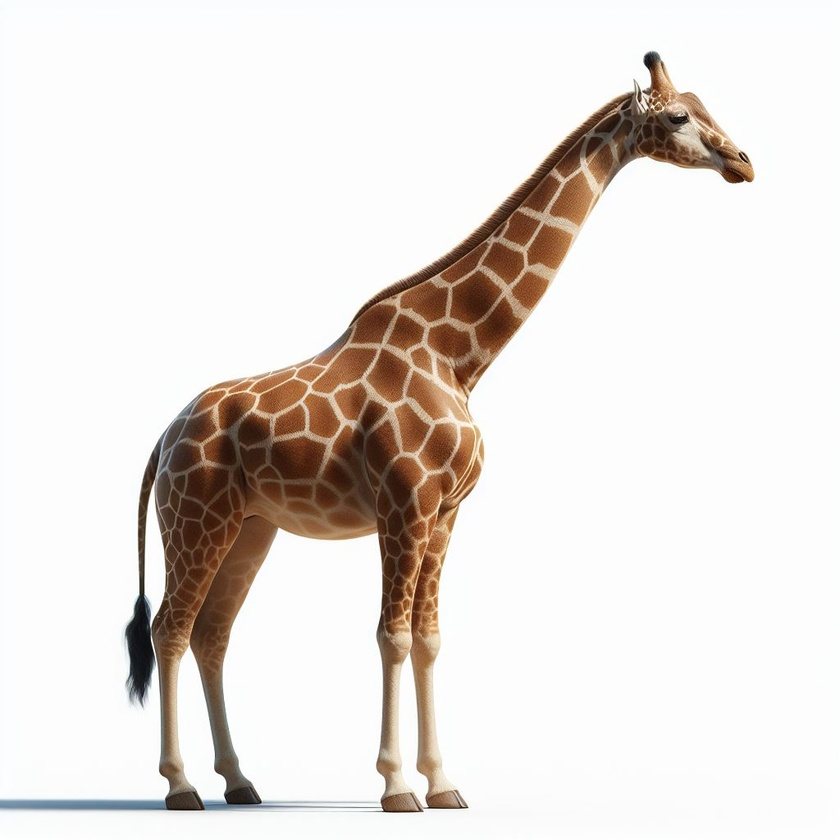
#> input picture imagens/GIRAFA.jpeg, 840 x 840 px, shrunk from 1024 x 1024 before the run
$ python main.py
#> lines starting #> are read from the running program, lines starting #| are printed output that depends on the picture; after the words box and inside, x2 and y2 are one past the last pixel; in counts of white or black regions, pixels touching at a corner belong together
import numpy as np
import cv2
import matplotlib.pyplot as plt

def processar_imagem(caminho_imagem, nome_saida):
    """
    Processa uma imagem e gera a versão final com bordas em vermelho
    """
#> called with caminho_imagem = './imagens/GIRAFA.jpeg', nome_saida = 'girafa'
    # Carregar a imagem
    img = cv2.imread(caminho_imagem)
#> img is the input picture: shape (840, 840, 3); mean B, G, R 219.7, 224, 230
    if img is None:
        print(f"ERRO: Não foi possível carregar {caminho_imagem}")
        return None

    img_rgb = cv2.cvtColor(img, cv2.COLOR_BGR2RGB)

    # Converter para escala de cinza
    img_gray = cv2.cvtColor(img_rgb, cv2.COLOR_RGB2GRAY)
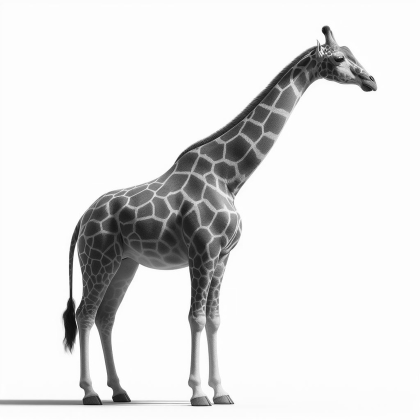
#> img_gray: shape (840, 840) (shown at 1/2 size); min 1, max 255, mean 225.3

    # Aplicar filtro de suavização
    kernel_size = 5
    img_blur = cv2.blur(img_gray, ksize=(kernel_size, kernel_size))

    # Obter valor máximo para calcular thresholds
    a = img_blur.max()
#> a = 255

    # Detecção de bordas com Canny
    threshold1 = a / 2
#> threshold1 = 127.5
    threshold2 = a / 2
#> threshold2 = 127.5
    edges = cv2.Canny(image=img_blur, threshold1=threshold1, threshold2=threshold2)
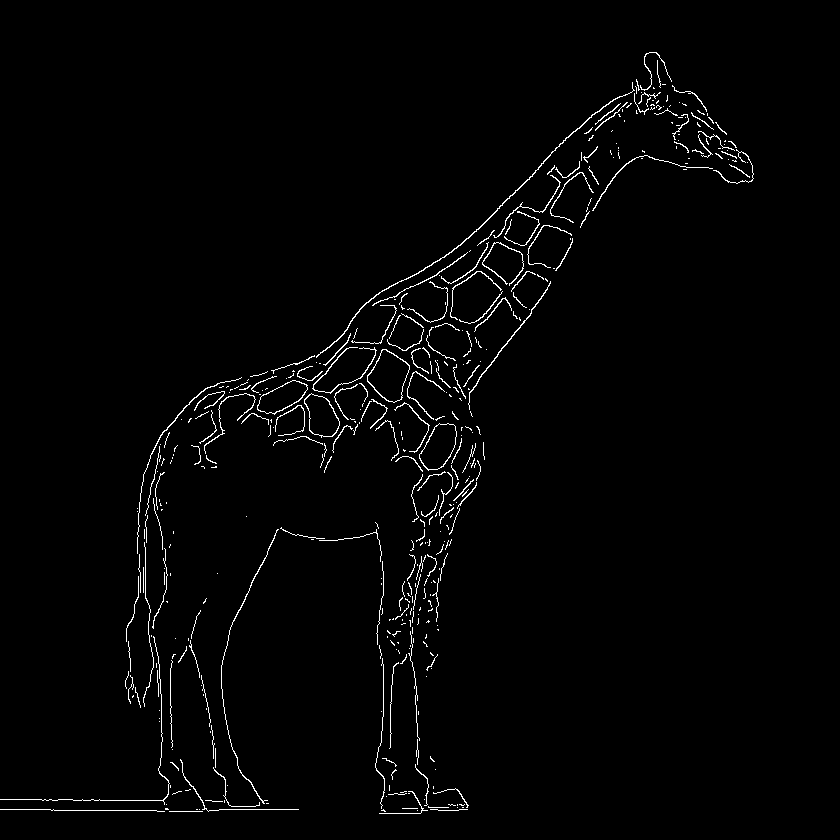
#> edges: shape (840, 840); 1.7% white in thin lines or dots, all inside (x1, y1, x2, y2) = (0, 52, 754, 814)

    # Criar imagem de saída com bordas em vermelho
    img_output = img_rgb.copy()
    img_output[edges == 255] = [255, 0, 0]
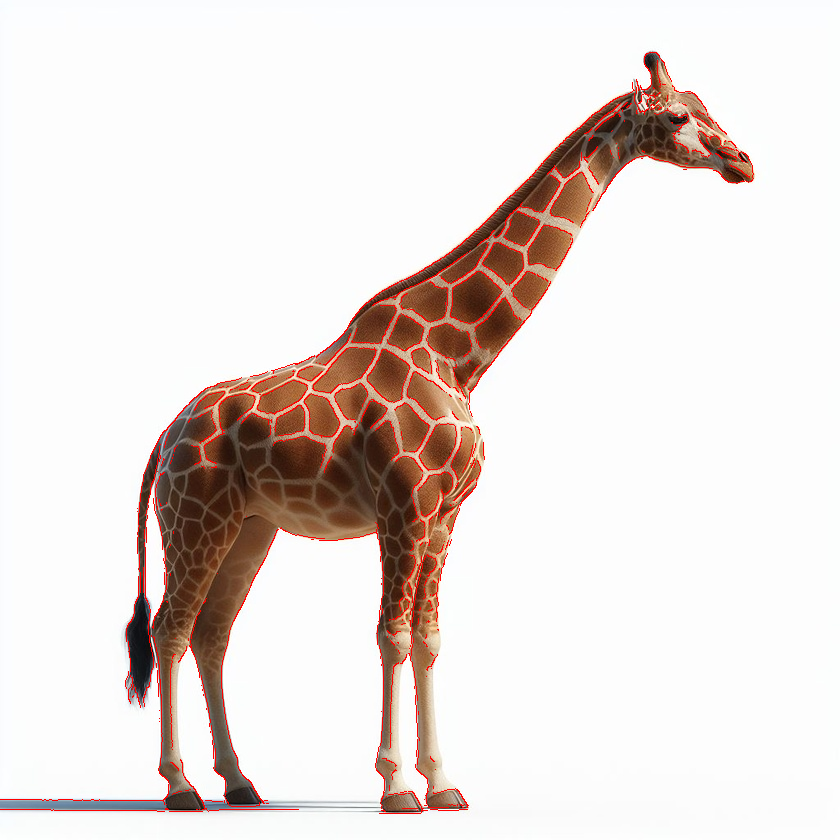
#> img_output: shape (840, 840, 3); mean R, G, B 231.5, 221.8, 217.8

    # Estatísticas
    num_pixels_borda = np.sum(edges == 255)
#> num_pixels_borda = 11817
    percentual = 100 * num_pixels_borda / edges.size
#> percentual = 1.67

    # Criar figura com 4 etapas do processamento (2x2)
    fig, axes = plt.subplots(2, 2, figsize=(14, 10))

    # Imagem original
    axes[0, 0].imshow(img_rgb)
    axes[0, 0].set_title('Imagem Original', fontsize=12, fontweight='bold')
    axes[0, 0].axis('off')

    # Escala de cinza
    axes[0, 1].imshow(img_gray, cmap='gray')
    axes[0, 1].set_title('Escala de Cinza', fontsize=12, fontweight='bold')
    axes[0, 1].axis('off')

    # Bordas detectadas
    axes[1, 0].imshow(edges, cmap='gray')
    axes[1, 0].set_title('Bordas Detectadas (Canny)', fontsize=12, fontweight='bold')
    axes[1, 0].axis('off')

    # Resultado final
    axes[1, 1].imshow(img_output)
    axes[1, 1].set_title('Bordas em Vermelho', fontsize=12, fontweight='bold')
    axes[1, 1].axis('off')

    plt.tight_layout()
    plt.savefig(f'{nome_saida}_processamento.png', dpi=300, bbox_inches='tight')
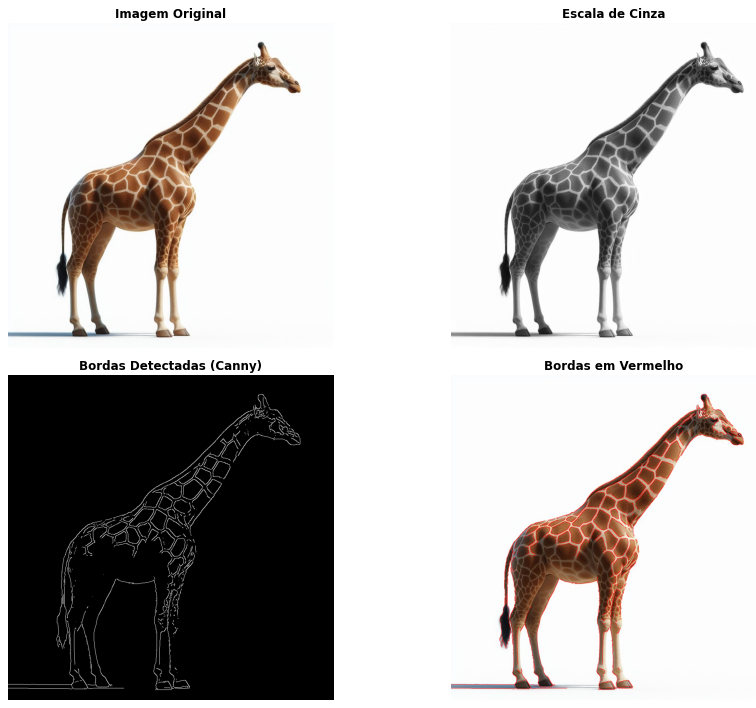
#> figure drawn by matplotlib, 4 panels
    plt.close()

    # Criar figura comparativa (Original vs Resultado)
    fig, axes = plt.subplots(1, 2, figsize=(14, 6))

    # Imagem original
    axes[0].imshow(img_rgb)
    axes[0].set_title('Imagem Original', fontsize=14, fontweight='bold')
    axes[0].axis('off')

    # Resultado final
    axes[1].imshow(img_output)
    axes[1].set_title('Bordas em Vermelho', fontsize=14, fontweight='bold')
    axes[1].axis('off')

    plt.tight_layout()
    plt.savefig(f'{nome_saida}_comparacao.png', dpi=300, bbox_inches='tight')
    plt.close()

    # Salvar apenas a imagem final
    plt.figure(figsize=(10, 8))
    plt.imshow(img_output)
    plt.title(f'{nome_saida.upper()} - Detecção de Bordas (Canny)',
              fontsize=14, fontweight='bold')
    plt.axis('off')
    plt.tight_layout()
    plt.savefig(f'{nome_saida}_final.png', dpi=300, bbox_inches='tight')
    plt.close()

    # Salvar também em formato JPG
    cv2.imwrite(f'{nome_saida}_final.jpg',
                cv2.cvtColor(img_output, cv2.COLOR_RGB2BGR))

    print(f"\n{'='*60}")
    print(f"Processamento de {nome_saida.upper()} concluído!")
    print(f"{'='*60}")
    print(f"Número de pixels de borda detectados: {num_pixels_borda:,}")
#| Número de pixels de borda detectados: 11,817
    print(f"Percentual de bordas na imagem: {percentual:.2f}%")
#| Percentual de bordas na imagem: 1.67%
    print(f"Total de pixels: {edges.size:,}")
#| Total de pixels: 705,600
    print(f"Dimensões da imagem: {img_rgb.shape[1]} x {img_rgb.shape[0]} pixels")
#| Dimensões da imagem: 840 x 840 pixels
    print(f"\nArquivos gerados:")
    print(f"  - {nome_saida}_processamento.png (4 etapas do processo)")
    print(f"  - {nome_saida}_comparacao.png (Original vs Resultado)")
    print(f"  - {nome_saida}_final.png (Apenas resultado)")
    print(f"  - {nome_saida}_final.jpg (Apenas resultado em JPG)")

    return {
        'nome': nome_saida,
        'pixels_borda': num_pixels_borda,
        'percentual': percentual,
        'total_pixels': edges.size,
        'dimensoes': (img_rgb.shape[1], img_rgb.shape[0])
    }

# Lista de imagens para processar
imagens = [
    ('./imagens/GIRAFA.jpeg', 'girafa'),
    ('./imagens/SATELITE.jpeg', 'satelite'),
    ('./imagens/AVIAO.jpeg', 'aviao')
]

# Processar todas as imagens
resultados = []
for caminho, nome in imagens:
    print(f"\nProcessando {nome.upper()}...")
    resultado = processar_imagem(caminho, nome)
#> resultado = {'nome': 'girafa', 'pixels_borda': 11817, 'percentual': 1.67, 'total_pixels': 705600, 'dimensoes': (840, 840)}
    if resultado:
        resultados.append(resultado)
#> pass 2 of the loop `for caminho, nome in imagens:`:
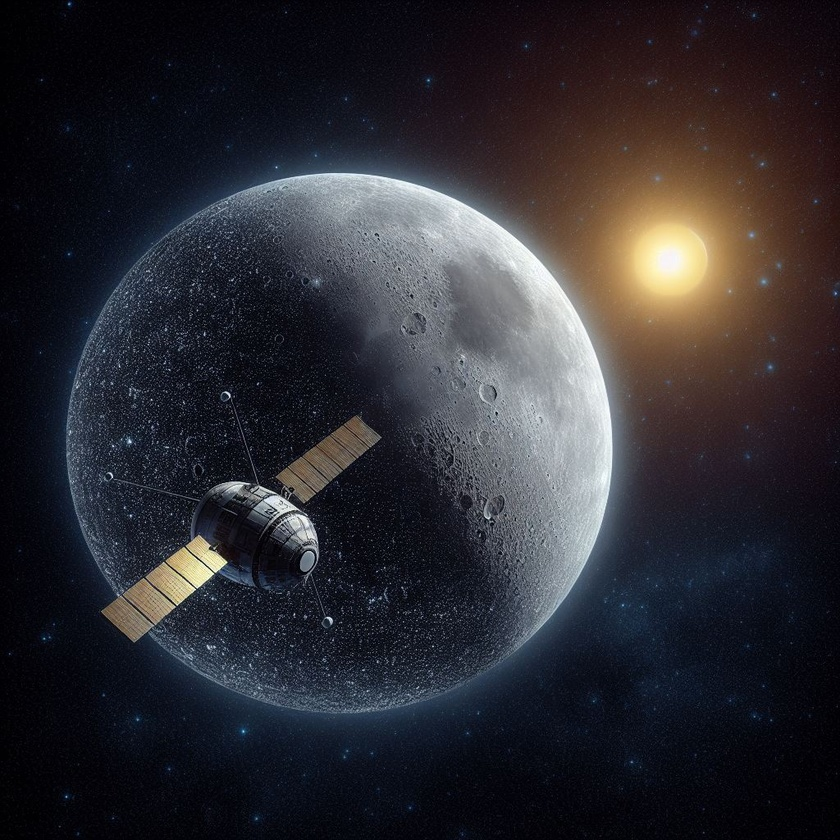
#> input picture imagens/Satelite.jpeg, 840 x 840 px, shrunk from 1024 x 1024 before the run, found by its file name
#> in processar_imagem, img is the input picture: shape (840, 840, 3); mean B, G, R 49.8, 44.2, 45.6
#> in processar_imagem (call 2), `a = img_blur.max()`: a = 247
#> threshold1 = 123.5
#> in processar_imagem (call 2), `edges = cv2.Canny(image=img_blur, threshold1=threshold1, threshold2=th..`:
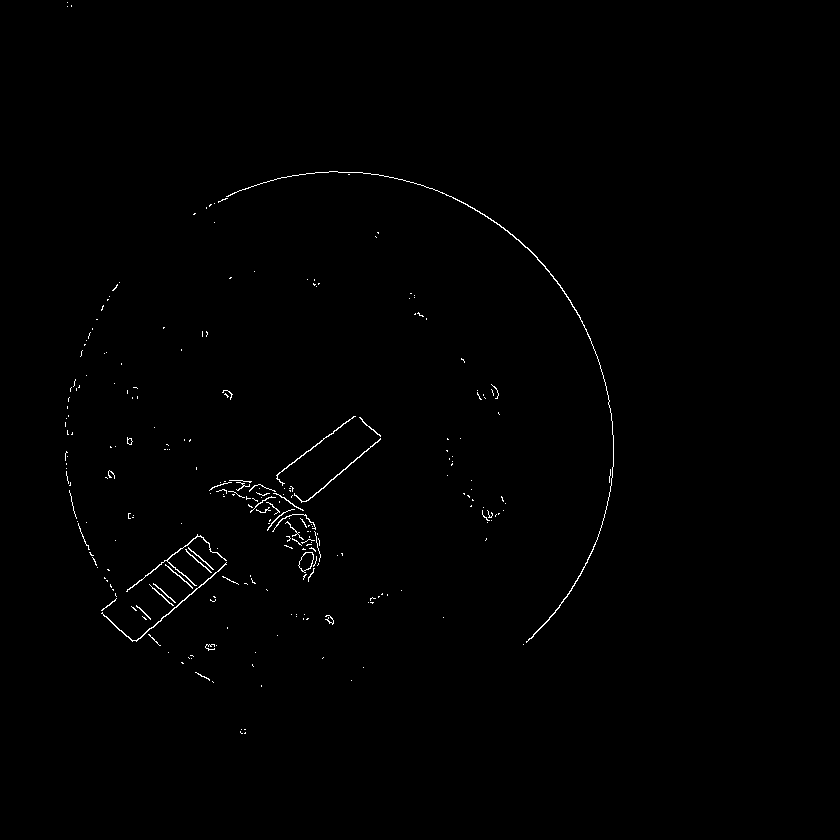
#> edges: shape (840, 840); 0.51% white in thin lines or dots, all inside (x1, y1, x2, y2) = (65, 2, 614, 734)
#> num_pixels_borda = 3616
#> percentual = 0.512
#> in processar_imagem (call 2), `plt.savefig(f'{nome_saida}_processamento.png', dpi=300, bbox_inches='t..`:
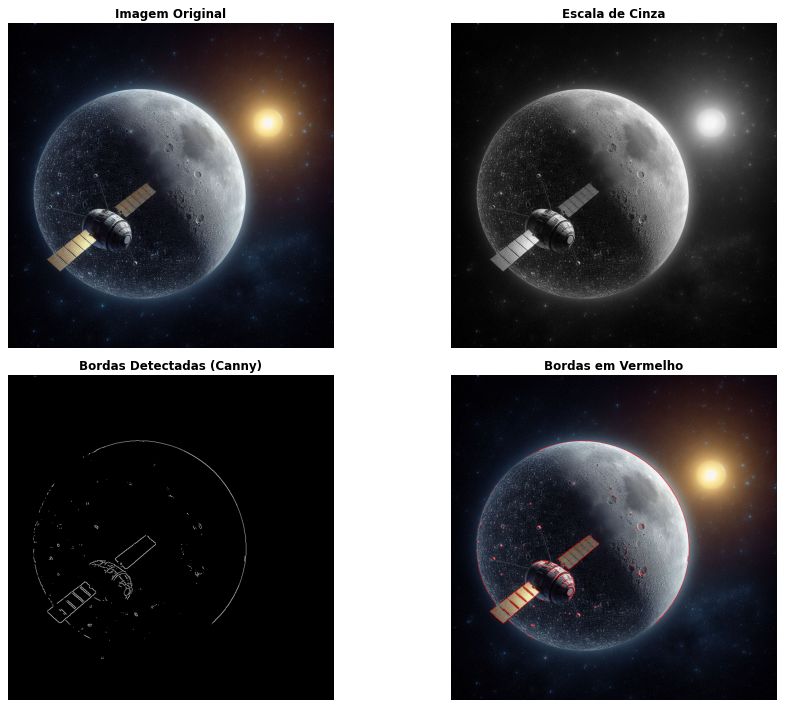
#> figure drawn by matplotlib, 4 panels
#| Número de pixels de borda detectados: 3,616
#| Percentual de bordas na imagem: 0.51%
#| Total de pixels: 705,600
#| Dimensões da imagem: 840 x 840 pixels
#> resultado = {'nome': 'satelite', 'pixels_borda': 3616, 'percentual': 0.512, 'total_pixels': 705600, 'dimensoes': (840, 840)}
#> pass 3 of the loop `for caminho, nome in imagens:`:
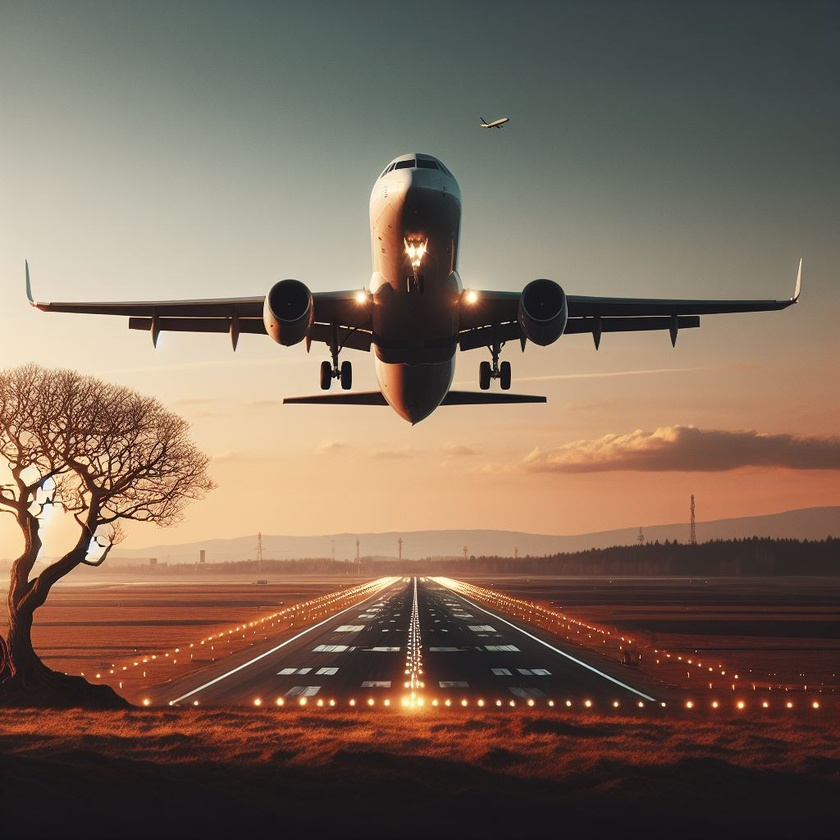
#> input picture imagens/Aviao.jpeg, 840 x 840 px, shrunk from 1024 x 1024 before the run, found by its file name
#> in processar_imagem, img is the input picture: shape (840, 840, 3); mean B, G, R 90, 105.5, 125.4
#> in processar_imagem (call 3), `a = img_blur.max()`: a = 250
#> threshold1 = 125
#> in processar_imagem (call 3), `edges = cv2.Canny(image=img_blur, threshold1=threshold1, threshold2=th..`:
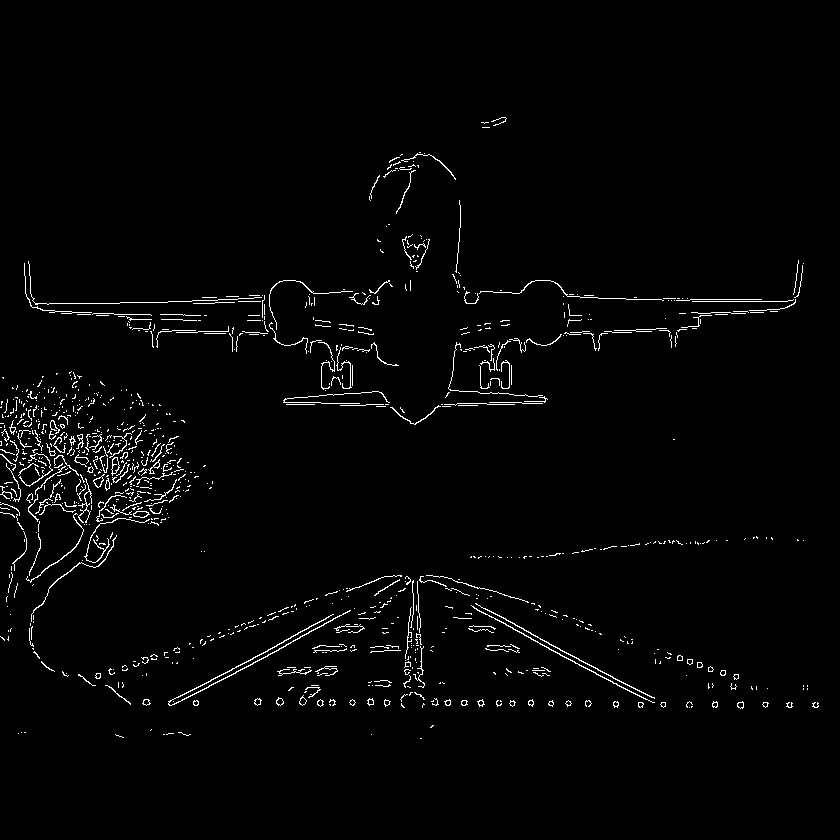
#> edges: shape (840, 840); 1.9% white in thin lines or dots, all inside (x1, y1, x2, y2) = (0, 117, 819, 739)
#> num_pixels_borda = 13673
#> percentual = 1.94
#> in processar_imagem (call 3), `plt.savefig(f'{nome_saida}_processamento.png', dpi=300, bbox_inches='t..`:
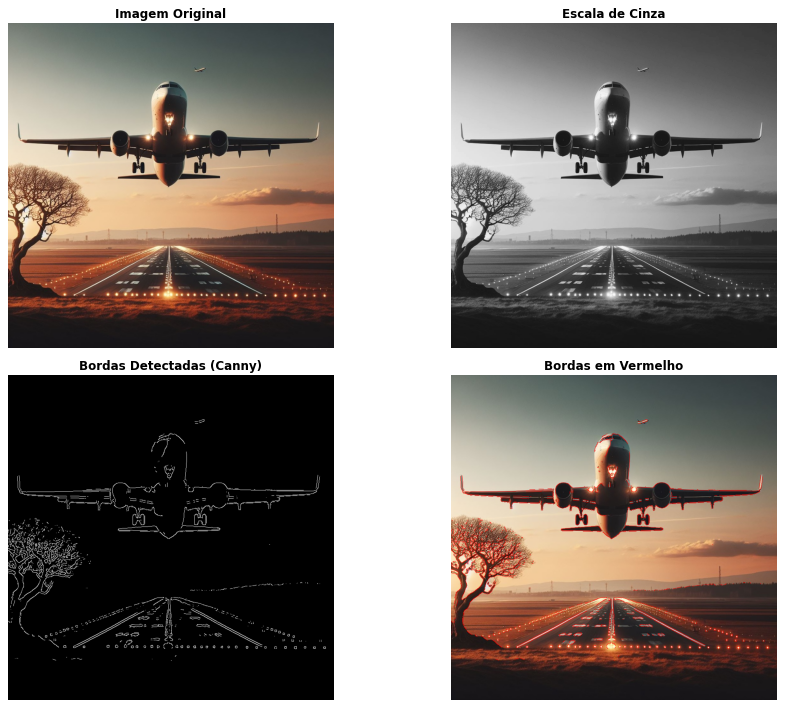
#> figure drawn by matplotlib, 4 panels
#| Número de pixels de borda detectados: 13,673
#| Percentual de bordas na imagem: 1.94%
#| Total de pixels: 705,600
#| Dimensões da imagem: 840 x 840 pixels
#> resultado = {'nome': 'aviao', 'pixels_borda': 13673, 'percentual': 1.94, 'total_pixels': 705600, 'dimensoes': (840, 840)}

# Criar tabela comparativa
if len(resultados) > 0:
    print("\n" + "="*80)
    print("RESUMO COMPARATIVO - TODAS AS IMAGENS")
    print("="*80)
    print(f"\n{'Métrica':<35} {'GIRAFA':>14} {'SATELITE':>14} {'AVIAO':>14}")
    print("-"*80)

    if len(resultados) == 3:
        print(f"{'Pixels de borda detectados':<35} {resultados[0]['pixels_borda']:>14,} {resultados[1]['pixels_borda']:>14,} {resultados[2]['pixels_borda']:>14,}")
#| Pixels de borda detectados                  11,817          3,616         13,673
        print(f"{'Percentual de bordas (%)':<35} {resultados[0]['percentual']:>14.2f} {resultados[1]['percentual']:>14.2f} {resultados[2]['percentual']:>14.2f}")
#| Percentual de bordas (%)                      1.67           0.51           1.94
        print(f"{'Total de pixels':<35} {resultados[0]['total_pixels']:>14,} {resultados[1]['total_pixels']:>14,} {resultados[2]['total_pixels']:>14,}")
#| Total de pixels                            705,600        705,600        705,600
        dim0 = f"{resultados[0]['dimensoes'][0]}x{resultados[0]['dimensoes'][1]}"
#> dim0 = '840x840'
        dim1 = f"{resultados[1]['dimensoes'][0]}x{resultados[1]['dimensoes'][1]}"
#> dim1 = '840x840'
        dim2 = f"{resultados[2]['dimensoes'][0]}x{resultados[2]['dimensoes'][1]}"
#> dim2 = '840x840'
        print(f"{'Dimensões (largura x altura)':<35} {dim0:>14} {dim1:>14} {dim2:>14}")
#| Dimensões (largura x altura)               840x840        840x840        840x840

    print("="*80)

# Criar figura com as três imagens processadas lado a lado
if len(resultados) == 3:
    fig, axes = plt.subplots(1, 3, figsize=(18, 6))

    for idx, (caminho, nome) in enumerate(imagens):
        img = cv2.imread(caminho)
        if img is not None:
            img_rgb = cv2.cvtColor(img, cv2.COLOR_BGR2RGB)
            img_gray = cv2.cvtColor(img_rgb, cv2.COLOR_RGB2GRAY)
            img_blur = cv2.blur(img_gray, ksize=(5, 5))
            a = img_blur.max()
#> a = 255
            edges = cv2.Canny(image=img_blur, threshold1=a/2, threshold2=a/2)
            img_output = img_rgb.copy()
            img_output[edges == 255] = [255, 0, 0]

            axes[idx].imshow(img_output)
            axes[idx].set_title(f'{nome.upper()}\n({resultados[idx]["percentual"]:.2f}% bordas)',
                              fontsize=12, fontweight='bold')
            axes[idx].axis('off')
#> pass 2 of the loop `for idx, (caminho, nome) in enumerate(imagens):`:
#> `a = img_blur.max()`: a = 247
#> pass 3 of the loop `for idx, (caminho, nome) in enumerate(imagens):`:
#> `a = img_blur.max()`: a = 250

    plt.tight_layout()
    plt.savefig('todas_imagens_comparacao.png', dpi=300, bbox_inches='tight')
    plt.close()

    print("\n✅ Arquivo adicional gerado:")
    print("  - todas_imagens_comparacao.png (GIRAFA, SATELITE e AVIAO lado a lado)")

print("\n🎉 Todos os arquivos foram gerados com sucesso!")
print("\n📁 Organize os arquivos na seguinte estrutura para o Overleaf:")
print("   images/")
print("   └── Results/")
print("       ├── girafa_processamento.png")
print("       ├── girafa_comparacao.png")
print("       ├── satelite_processamento.png")
print("       ├── satelite_comparacao.png")
print("       ├── aviao_processamento.png")
print("       ├── aviao_comparacao.png")
print("       └── todas_imagens_comparacao.png")
